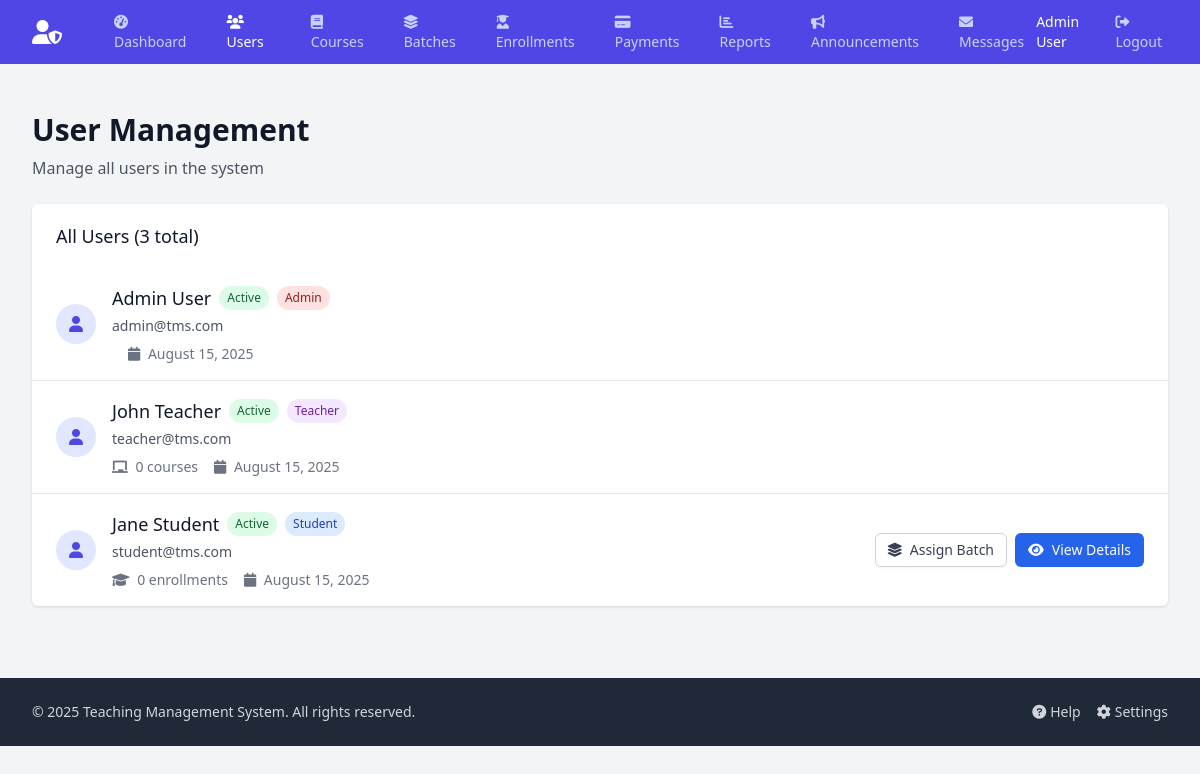
The page /admin/users.php (signed in) on the database its author committed.
### tables this page shows
CREATE TABLE `users` (
  `id` int(11) NOT NULL AUTO_INCREMENT,
  `name` varchar(100) NOT NULL,
  `email` varchar(100) NOT NULL,
  `password` varchar(255) NOT NULL,
  `user_type` enum('admin','teacher','student') NOT NULL,
  `phone` varchar(20) DEFAULT NULL,
  `address` text,
  `created_at` timestamp NULL DEFAULT CURRENT_TIMESTAMP,
  `updated_at` timestamp NULL DEFAULT CURRENT_TIMESTAMP ON UPDATE CURRENT_TIMESTAMP,
  PRIMARY KEY (`id`),
  UNIQUE KEY `email` (`email`)
);

### includes/functions.php (called while the page is built, shortened)
<?php
function formatDate($date) {
    return date('F j, Y', strtotime($date));
}
?>

### admin/users.php (the view, shortened to what this page needs)
<?php
require_once '../config/database.php';
require_once '../includes/functions.php';
require_once '../includes/header.php';
$sql = "SELECT u.*,
        (SELECT COUNT(*) FROM enrollments WHERE student_id = u.id) as enrollment_count,
        (SELECT COUNT(*) FROM courses WHERE teacher_id = u.id) as course_count,
        (SELECT GROUP_CONCAT(DISTINCT b.name SEPARATOR ', ') FROM enrollments e
         JOIN batches b ON e.batch_id = b.id WHERE e.student_id = u.id AND e.status = 'active') as batch_names
        FROM users u
        ORDER BY u.user_type, u.created_at DESC";
$users = $conn->query($sql);
?>
<div class="max-w-7xl mx-auto py-6 sm:px-6 lg:px-8">
    <div class="px-4 py-6 sm:px-0">
        <div class="flex items-center justify-between">
            <div>
                <h1 class="text-3xl font-bold text-gray-900">User Management</h1>
                <p class="mt-2 text-gray-600">Manage all users in the system</p>
            </div>
        </div>
    </div>
    <div class="bg-white shadow overflow-hidden sm:rounded-md">
        <div class="px-4 py-5 sm:px-6">
            <h3 class="text-lg leading-6 font-medium text-gray-900">
                All Users (<?php echo $users->num_rows; ?> total)
            </h3>
        </div>
        <?php if ($users->num_rows > 0): ?>
            <ul class="divide-y divide-gray-200">
                <?php while ($user = $users->fetch_assoc()): ?>
                    <li>
                        <div class="px-4 py-4 sm:px-6">
                            <div class="flex items-center justify-between">
                                <div class="flex items-center">
                                    <div class="flex-shrink-0">
                                        <div class="h-10 w-10 rounded-full bg-indigo-100 flex items-center justify-center">
                                            <i class="fas fa-user text-indigo-600"></i>
                                        </div>
                                    </div>
                                    <div class="ml-4">
                                        <div class="flex items-center">
                                            <h4 class="text-lg font-medium text-gray-900"><?php echo htmlspecialchars($user['name']); ?></h4>
                                            <div class="ml-2 flex items-center space-x-2">
                                                <span class="px-2 py-1 text-xs font-medium rounded-full <?php echo ($user['status'] ?? 'active') == 'active' ? 'bg-green-100 text-green-800' : 'bg-gray-100 text-gray-800'; ?>">
                                                    <?php echo ucfirst($user['status'] ?? 'active'); ?>
                                                </span>
                                                <span class="px-2 py-1 text-xs font-medium rounded-full
                                                    <?php echo $user['user_type'] == 'admin' ? 'bg-red-100 text-red-800' :
                                                          ($user['user_type'] == 'teacher' ? 'bg-purple-100 text-purple-800' : 'bg-blue-100 text-blue-800'); ?>">
                                                    <?php echo ucfirst($user['user_type']); ?>
                                                </span>
                                            </div>
                                        </div>
                                        <p class="text-sm text-gray-600 mt-1"><?php echo htmlspecialchars($user['email']); ?></p>
                                        <div class="mt-2 flex items-center text-sm text-gray-500">
                                            <?php if ($user['user_type'] == 'student'): ?>
                                                <span><i class="fas fa-graduation-cap mr-1"></i> <?php echo $user['enrollment_count']; ?> enrollments</span>
                                            <?php elseif ($user['user_type'] == 'teacher'): ?>
                                                <span><i class="fas fa-chalkboard mr-1"></i> <?php echo $user['course_count']; ?> courses</span>
                                            <?php endif; ?>
                                            <span class="ml-4"><i class="fas fa-calendar mr-1"></i> <?php echo formatDate($user['created_at']); ?></span>
                                        </div>
                                    </div>
                                </div>
                                <div class="flex items-center space-x-2">
                                    <?php if ($user['user_type'] == 'student'): ?>
                                        <button onclick="openBatchModal(<?php echo $user['id']; ?>, '<?php echo htmlspecialchars($user['name']); ?>')"
                                                class="inline-flex items-center px-3 py-2 border border-gray-300 shadow-sm text-sm leading-4 font-medium rounded-md text-gray-700 bg-white hover:bg-gray-50 focus:outline-none focus:ring-2 focus:ring-offset-2 focus:ring-indigo-500">
                                            <i class="fas fa-layer-group mr-2"></i>
                                            Assign Batch
                                        </button>
                                        <a href="student_details.php?id=<?php echo $user['id']; ?>"
                                           class="inline-flex items-center px-3 py-2 border border-transparent text-sm leading-4 font-medium rounded-md text-white bg-blue-600 hover:bg-blue-700">
                                            <i class="fas fa-eye mr-2"></i>
                                            View Details
                                        </a>
                                    <?php endif; ?>
                                </div>
                            </div>
                        </div>
                    </li>
                <?php endwhile; ?>
            </ul>
        <?php endif; ?>
    </div>
</div>
<?php require_once '../includes/footer.php'; ?>

### includes/header.php (shortened to what this page needs)
<?php
$user_type = '';
if (isset($_SESSION['user_type'])) {
    $user_type = $_SESSION['user_type'];
} elseif (isset($_SESSION['role'])) {
    $user_type = $_SESSION['role'];
}
$script_name = $_SERVER['SCRIPT_NAME'];
if (strpos($script_name, 'admin/') !== false) {
    $user_type = 'admin';
} else {
    $user_type = 'public';
    if (strpos($script_name, 'courses.php') !== false) $current_page = 'public_courses';
}
require_once __DIR__ . '/navigation.php';
?>
<!DOCTYPE html>
<html lang="en">
<head>
    <script src="https://cdn.tailwindcss.com"></script>
    <link href="https://cdnjs.cloudflare.com/ajax/libs/font-awesome/6.0.0/css/all.min.css" rel="stylesheet">
</head>
    <body class="bg-gray-100 flex flex-col min-h-screen">
        <?php renderNavigation($user_type, $current_page); ?>
        <main class="flex-grow">

### includes/navigation.php (shortened to what this page needs)
<?php
function getNavigation($user_type, $current_page = '') {
    $nav_items = [];
    switch ($user_type) {
        case 'admin':
            $nav_items = [
                'dashboard' => ['url' => 'dashboard.php', 'icon' => 'fas fa-tachometer-alt', 'text' => 'Dashboard'],
                'users' => ['url' => 'users.php', 'icon' => 'fas fa-users', 'text' => 'Users'],
                'courses' => ['url' => 'courses.php', 'icon' => 'fas fa-book', 'text' => 'Courses'],
                'batches' => ['url' => 'batches.php', 'icon' => 'fas fa-layer-group', 'text' => 'Batches'],
                'enrollments' => ['url' => 'enrollments.php', 'icon' => 'fas fa-user-graduate', 'text' => 'Enrollments'],
                'payments' => ['url' => 'payments.php', 'icon' => 'fas fa-credit-card', 'text' => 'Payments'],
                'reports' => ['url' => 'reports.php', 'icon' => 'fas fa-chart-bar', 'text' => 'Reports'],
                'announcements' => ['url' => 'announcements.php', 'icon' => 'fas fa-bullhorn', 'text' => 'Announcements'],
                'messages' => ['url' => 'messages.php', 'icon' => 'fas fa-envelope', 'text' => 'Messages']
            ];
            $bg_color = 'bg-indigo-600';
            $hover_color = 'hover:text-white';
            $active_color = 'text-white';
            $inactive_color = 'text-indigo-200';
            break;
    }
    return [
        'items' => $nav_items,
        'bg_color' => $bg_color,
        'hover_color' => $hover_color,
        'active_color' => $active_color,
        'inactive_color' => $inactive_color
    ];
}
function renderNavigation($user_type, $current_page = '') {
    $nav = getNavigation($user_type, $current_page);
    $user_name = $_SESSION['name'] ?? 'User';
    $user_type_icon = $user_type === 'admin' ? 'fas fa-user-shield' : ($user_type === 'teacher' ? 'fas fa-chalkboard-teacher' : 'fas fa-user-graduate');
    echo '<nav class="' . $nav['bg_color'] . '">';
    echo '<div class="max-w-7xl mx-auto px-4 sm:px-6 lg:px-8">';
    echo '<div class="flex items-center justify-between h-16">';
    echo '<div class="flex items-center">';
    echo '<div class="flex-shrink-0">';
    echo '<i class="' . $user_type_icon . ' text-white text-2xl"></i>';
    echo '</div>';
    echo '<div class="hidden md:block">';
    echo '<div class="ml-10 flex items-baseline space-x-4">';
    foreach ($nav['items'] as $key => $item) {
        $is_active = ($current_page === $key);
        $text_color = $is_active ? $nav['active_color'] : $nav['inactive_color'];
        echo '<a href="' . $item['url'] . '" class="' . $text_color . ' ' . $nav['hover_color'] . ' px-3 py-2 rounded-md text-sm font-medium">';
        echo '<i class="' . $item['icon'] . ' mr-2"></i>';
        echo $item['text'];
        echo '</a>';
    }
    echo '</div>';
    echo '</div>';
    echo '</div>';
    echo '<div class="flex items-center">';
    echo '<span class="text-white text-sm">' . htmlspecialchars($user_name) . '</span>';
    echo '<a href="../logout.php" class="' . $nav['inactive_color'] . ' ' . $nav['hover_color'] . ' ml-4 text-sm">';
    echo '<i class="fas fa-sign-out-alt"></i> Logout';
    echo '</a>';
    echo '</div>';
    echo '</div>';
    echo '</div>';
    echo '</nav>';
}
?>

### includes/footer.php (shortened to what this page needs)
    <footer class="bg-gray-800 text-white mt-12">
        <div class="max-w-7xl mx-auto py-6 px-4 sm:px-6 lg:px-8">
            <div class="flex justify-between items-center">
                <div>
                    <p class="text-sm text-gray-300">
                        © <?php echo date('Y'); ?> Teaching Management System. All rights reserved.
                    </p>
                </div>
                <div class="flex space-x-4">
                    <a href="#" class="text-gray-300 hover:text-white text-sm">
                        <i class="fas fa-question-circle mr-1"></i>Help
                    </a>
                    <a href="#" class="text-gray-300 hover:text-white text-sm">
                        <i class="fas fa-cog mr-1"></i>Settings
                    </a>
                </div>
            </div>
        </div>
    </footer>
        </main>
    </body>
</html>

### rows shown on the page
users: name "Admin User", status "Active", user_type "Admin", email "admin@tms.com", created_at "August 15, 2025"
users: name "John Teacher", status "Active", user_type "Teacher", email "teacher@tms.com", course_count "0", created_at "August 15, 2025"
users: name "Jane Student", status "Active", user_type "Student", email "student@tms.com", enrollment_count "0", created_at "August 15, 2025"

### other values the page prints
$item['text'] "Dashboard"
$item['text'] "Users"
$item['text'] "Courses"
$item['text'] "Batches"
$item['text'] "Enrollments"
$item['text'] "Payments"
$item['text'] "Reports"
$item['text'] "Announcements"
$item['text'] "Messages"
$user_name "Admin User"
$users->num_rows "3"
